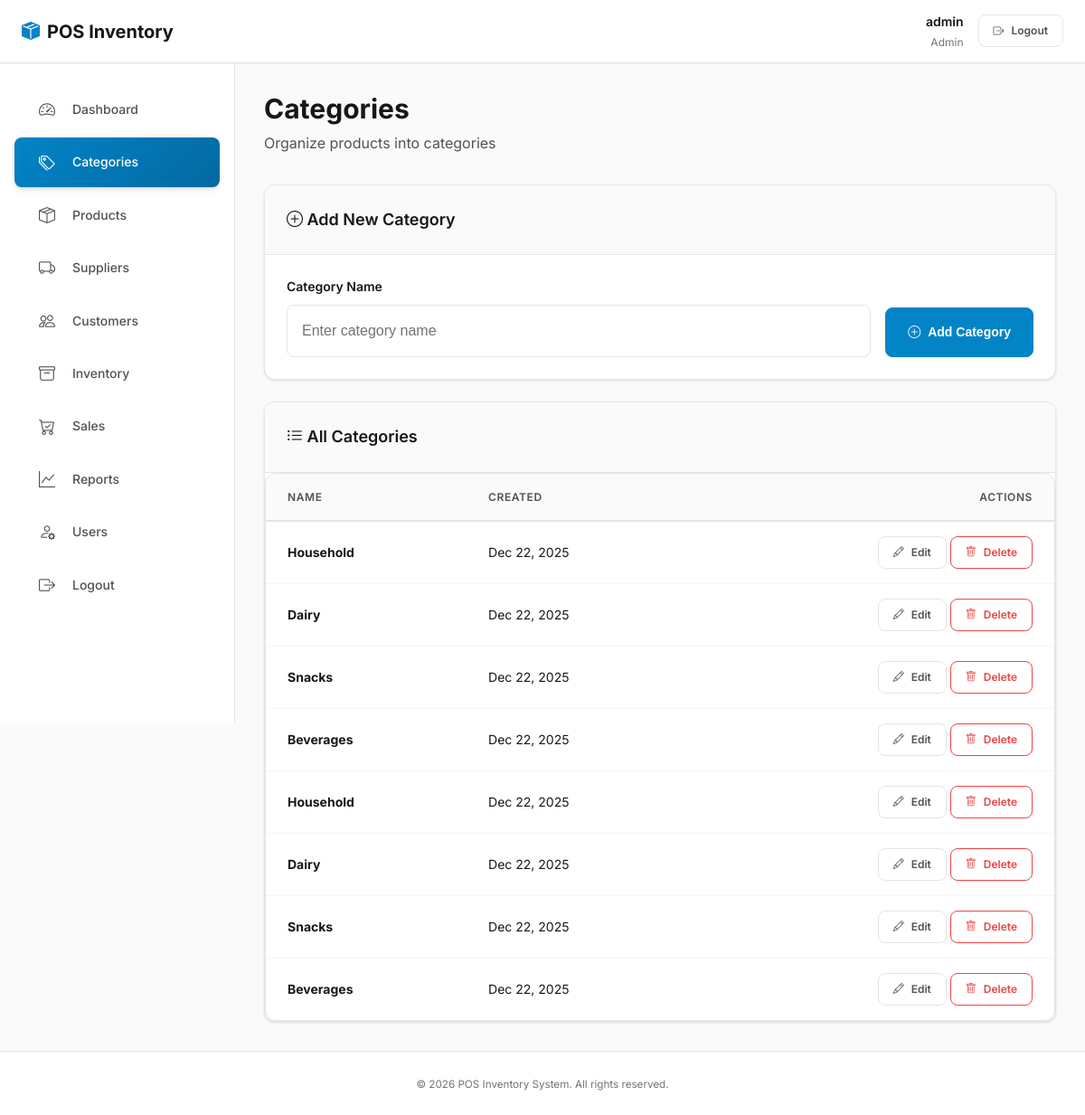
The page /index.php?page=categories (signed in) on the database its author committed.
### tables this page shows
CREATE TABLE `categories` (
  `category_id` int(11) NOT NULL,
  `category_name` varchar(100) NOT NULL,
  `created_at` timestamp NOT NULL DEFAULT current_timestamp()
);

### functions.php (called while the page is built, shortened)
<?php
function sanitize($value)
{
    return htmlspecialchars(trim((string)$value), ENT_QUOTES, 'UTF-8');
}

### modules/categories.php (the view, shortened to what this page needs)
<?php
$editItem = null;
$categories = $conn->query('SELECT * FROM categories ORDER BY category_id DESC')->fetch_all(MYSQLI_ASSOC);
?>
<main>
    <div class="page-header">
        <h1 class="page-title">Categories</h1>
        <p class="page-subtitle">Organize products into categories</p>
    </div>
    <div class="card mb-4">
        <div class="card-header">
            <i class="bi bi-plus-circle"></i> <?php echo $editItem ? 'Edit Category' : 'Add New Category'; ?>
        </div>
        <div class="card-body">
            <form method="post" style="display: flex; gap: var(--spacing-md); align-items: flex-end; flex-wrap: wrap;">
                <div class="form-group" style="flex: 1; min-width: 250px; margin-bottom: 0;">
                    <label class="form-label">Category Name</label>
                    <input class="form-control" type="text" name="category_name" required value="<?php echo sanitize($editItem['category_name'] ?? ''); ?>" placeholder="Enter category name">
                </div>
                <div style="display: flex; gap: var(--spacing-md);">
                    <button class="btn btn-primary" type="submit">
                        <i class="bi bi-<?php echo $editItem ? 'check-circle' : 'plus-circle'; ?>"></i>
                        <?php echo $editItem ? 'Update' : 'Add Category'; ?>
                    </button>
                </div>
            </form>
        </div>
    </div>
    <div class="card">
        <div class="card-header">
            <i class="bi bi-list-ul"></i> All Categories
        </div>
        <div class="card-body" style="padding: 0;">
            <div class="table-container">
                <table class="table table-hover align-middle">
                    <thead>
                        <tr>
                            <th>Name</th>
                            <th>Created</th>
                            <th class="text-end">Actions</th>
                        </tr>
                    </thead>
                    <tbody>
                        <?php if (empty($categories)): ?>
                            <tr>
                                <td colspan="4" class="text-center text-muted" style="padding: var(--spacing-2xl);">
                                    <i class="bi bi-inbox" style="font-size: var(--font-size-3xl); display: block; margin-bottom: var(--spacing-md); opacity: 0.5;"></i>
                                    No categories found. Add your first category above.
                                </td>
                            </tr>
                        <?php else: ?>
                            <?php foreach ($categories as $cat): ?>
                                <tr>
                                    <td><strong><?php echo sanitize($cat['category_name']); ?></strong></td>
                                    <td><?php echo date('M d, Y', strtotime($cat['created_at'])); ?></td>
                                    <td class="text-end">
                                        <a class="btn btn-sm btn-outline-secondary" href="index.php?page=categories&edit=<?php echo $cat['category_id']; ?>">
                                            <i class="bi bi-pencil"></i> Edit
                                        </a>
                                        <a class="btn btn-sm btn-outline-danger" href="index.php?page=categories&delete=<?php echo $cat['category_id']; ?>" onclick="return confirm('Are you sure you want to delete this category?');">
                                            <i class="bi bi-trash"></i> Delete
                                        </a>
                                    </td>
                                </tr>
                            <?php endforeach; ?>
                        <?php endif; ?>
                    </tbody>
                </table>
            </div>
        </div>
    </div>
</main>

### rows shown on the page
categories: category_name "Household", created_at "Dec 22, 2025"
categories: category_name "Dairy", created_at "Dec 22, 2025"
categories: category_name "Snacks", created_at "Dec 22, 2025"
categories: category_name "Beverages", created_at "Dec 22, 2025"
categories: category_name "Household", created_at "Dec 22, 2025"
categories: category_name "Dairy", created_at "Dec 22, 2025"
categories: category_name "Snacks", created_at "Dec 22, 2025"
categories: category_name "Beverages", created_at "Dec 22, 2025"

### other values the page prints
current_user()['username'] "admin"
current_user()['role'] "Admin"
$meta['label'] "Dashboard"
$meta['label'] "Categories"
$meta['label'] "Products"
$meta['label'] "Suppliers"
$meta['label'] "Customers"
$meta['label'] "Inventory"
$meta['label'] "Sales"
$meta['label'] "Reports"
$meta['label'] "Users"
